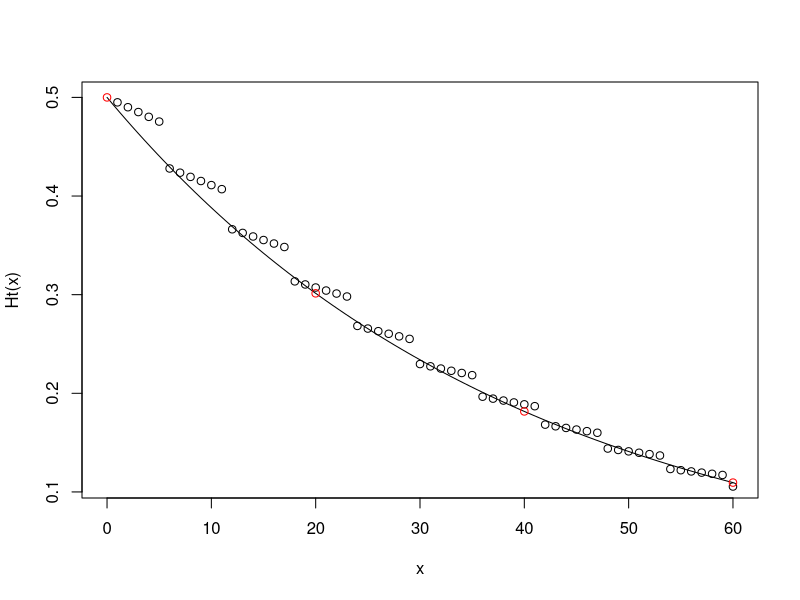

Generate this figure with R:
## ---- chunk 1
(5/6 * (1/50) + 1/6 * (1/5))^-1
## ---- chunk 2
H = function(Ne) cumprod(c(0.5, (1 - 1/(2*Ne))))
N = rep(c(rep(50, 5), 5), 10)
Ne = 20
Ht = function(t) 0.5 * (1 - 1/(2*Ne))^t
t = c(0, 20, 40, 60)
curve(Ht, 0, 60)
points(1:60, H(N)[-1])
points(t, Ht(t), col = 'red')
## ---- chunk 3
(Ne = 0.1 / (4*2e-6*(1-0.1)))
